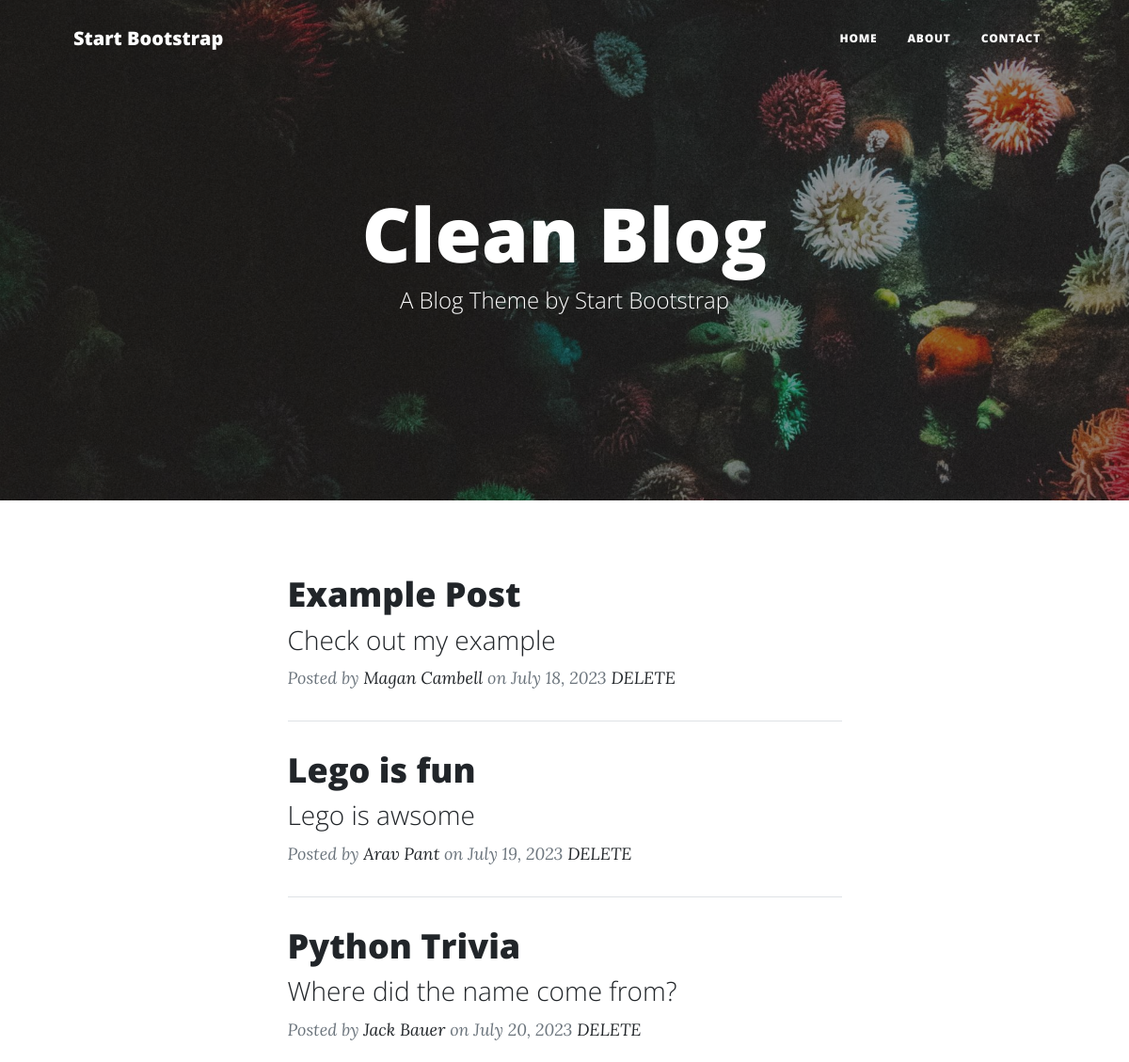
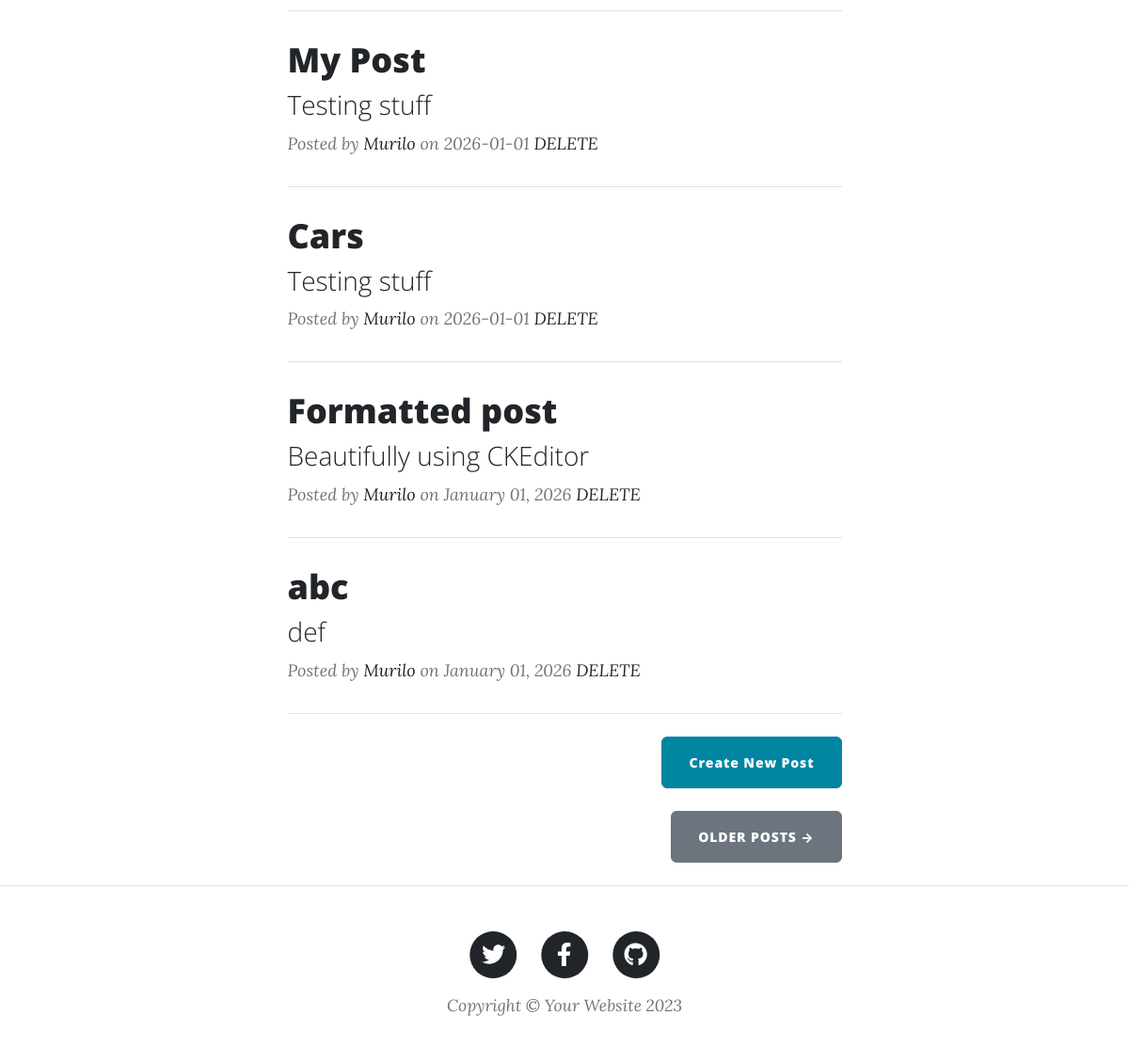
The page / on the database its author committed (2 pictures, top to bottom).
### main.py (models this page shows)
class BlogPost(db.Model):
    id: Mapped[int] = mapped_column(Integer, primary_key=True)
    title: Mapped[str] = mapped_column(String(250), unique=True, nullable=False)
    subtitle: Mapped[str] = mapped_column(String(250), nullable=False)
    date: Mapped[str] = mapped_column(String(250), nullable=False)
    body: Mapped[str] = mapped_column(Text, nullable=False)
    author: Mapped[str] = mapped_column(String(250), nullable=False)
    img_url: Mapped[str] = mapped_column(String(250), nullable=False)

### main.py (the view)
@app.route('/')
def get_all_posts():
    posts = db.session.execute(db.select(BlogPost))
    return render_template("index.html", all_posts=posts.scalars().all())

### templates/index.html
{% include "header.html" %}
<header
  class="masthead"
  style="background-image: url('../static/assets/img/home-bg.jpg')"
>
  <div class="container position-relative px-4 px-lg-5">
    <div class="row gx-4 gx-lg-5 justify-content-center">
      <div class="col-md-10 col-lg-8 col-xl-7">
        <div class="site-heading">
          <h1>Clean Blog</h1>
          <span class="subheading">A Blog Theme by Start Bootstrap</span>
        </div>
      </div>
    </div>
  </div>
</header>
<div class="container px-4 px-lg-5">
  <div class="row gx-4 gx-lg-5 justify-content-center">
    <div class="col-md-10 col-lg-8 col-xl-7">
      {% for post in all_posts %}
      <div class="post-preview">
        <a href="{{ url_for('show_post', post_id=post.id) }}">
          <h2 class="post-title">{{ post.title }}</h2>
          <h3 class="post-subtitle">{{ post.subtitle }}</h3>
        </a>
        <p class="post-meta">
          Posted by
          <a href="#">{{post.author}}</a>
          on {{post.date}}
          <a href="{{ url_for('delete_post', post_id=post.id) }}"> DELETE </a>
        </p>
      </div>
      <hr class="my-4" />
      {% endfor %}
      <div class="d-flex justify-content-end mb-4">
        <a
          class="btn btn-primary float-right"
          href="{{ url_for('add_new_post') }}"
          >Create New Post</a
        >
      </div>
      <div class="d-flex justify-content-end mb-4">
        <a class="btn btn-secondary text-uppercase" href="#!">Older Posts →</a>
      </div>
    </div>
  </div>
</div>
{% include "footer.html" %}

### templates/header.html (shortened to what this page needs)
<!DOCTYPE html>
<html lang="en">
  <head>
    {% block styles %}
    {{ bootstrap.load_css() }}
    <link
      href="{{ url_for('static', filename='css/styles.css') }}"
      rel="stylesheet"
    />
    {% endblock %}
  </head>
  <body>
    <nav class="navbar navbar-expand-lg navbar-light" id="mainNav">
      <div class="container px-4 px-lg-5">
        <a class="navbar-brand" href="/">Start Bootstrap</a>
        <div class="collapse navbar-collapse" id="navbarResponsive">
          <ul class="navbar-nav ms-auto py-4 py-lg-0">
            <li class="nav-item">
              <a
                class="nav-link px-lg-3 py-3 py-lg-4"
                href="{{ url_for('get_all_posts') }}"
                >Home</a
              >
            </li>
            <li class="nav-item">
              <a
                class="nav-link px-lg-3 py-3 py-lg-4"
                href="{{ url_for('about') }}"
                >About</a
              >
            </li>
            <li class="nav-item">
              <a
                class="nav-link px-lg-3 py-3 py-lg-4"
                href="{{ url_for('contact') }}"
                >Contact</a
              >
            </li>
          </ul>
        </div>
      </div>
    </nav>

### templates/footer.html (shortened to what this page needs)
        <footer class="border-top">
          <div class="container px-4 px-lg-5">
              <div class="row gx-4 gx-lg-5 justify-content-center">
                  <div class="col-md-10 col-lg-8 col-xl-7">
                      <ul class="list-inline text-center">
                          <li class="list-inline-item">
                              <a href="#!">
                                  <span class="fa-stack fa-lg">
                                      <i class="fas fa-circle fa-stack-2x"></i>
                                      <i class="fab fa-twitter fa-stack-1x fa-inverse"></i>
                                  </span>
                              </a>
                          </li>
                          <li class="list-inline-item">
                              <a href="#!">
                                  <span class="fa-stack fa-lg">
                                      <i class="fas fa-circle fa-stack-2x"></i>
                                      <i class="fab fa-facebook-f fa-stack-1x fa-inverse"></i>
                                  </span>
                              </a>
                          </li>
                          <li class="list-inline-item">
                              <a href="#!">
                                  <span class="fa-stack fa-lg">
                                      <i class="fas fa-circle fa-stack-2x"></i>
                                      <i class="fab fa-github fa-stack-1x fa-inverse"></i>
                                  </span>
                              </a>
                          </li>
                      </ul>
                      <div class="small text-center text-muted fst-italic">Copyright &copy; Your Website 2023</div>
                  </div>
              </div>
          </div>
      </footer>
  </body>
</html>

### rows shown on the page
BlogPost: title "Example Post", subtitle "Check out my example", author "Magan Cambell", date "July 18, 2023"
BlogPost: title "Lego is fun", subtitle "Lego is awsome", author "Arav Pant", date "July 19, 2023"
BlogPost: title "Python Trivia", subtitle "Where did the name come from?", author "Jack Bauer", date "July 20, 2023"
BlogPost: title "My Post", subtitle "Testing stuff", author "Murilo", date "2026-01-01"
BlogPost: title "Cars", subtitle "Testing stuff", author "Murilo", date "2026-01-01"
BlogPost: title "Formatted post", subtitle "Beautifully using CKEditor", author "Murilo", date "January 01, 2026"
BlogPost: title "abc", subtitle "def", author "Murilo", date "January 01, 2026"
